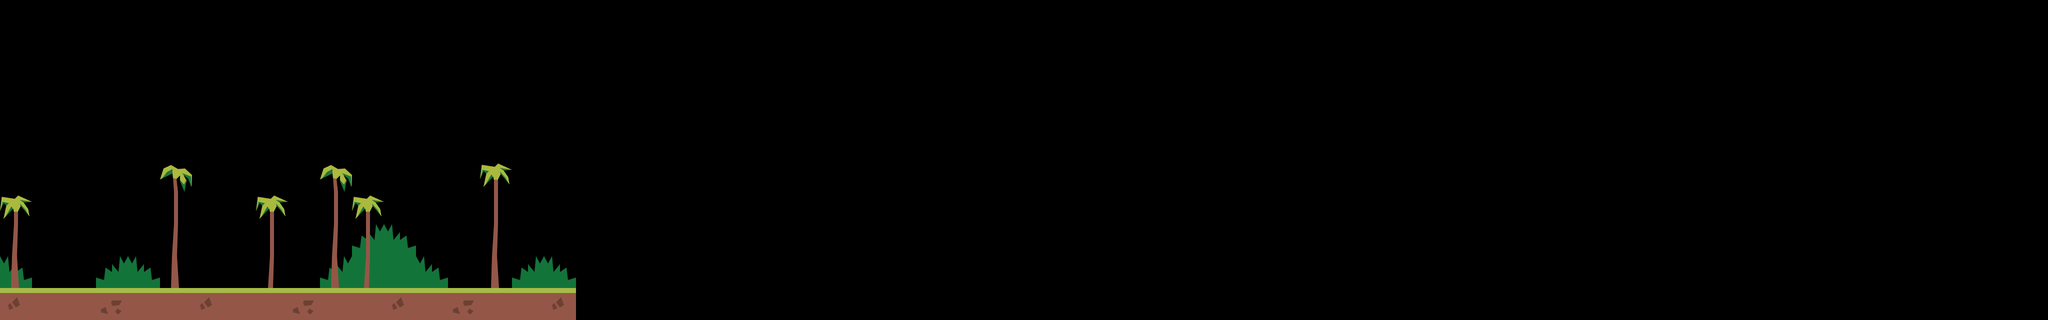

Tiled map render using the project's own tile images. Description and the map definition, with tile-layer contents summarised, below:
An orthogonal 64x10 tile map with 64x64 px tiles, 3 tile layers (Bushes, Trees, Ground).

<map version="1.0" orientation="orthogonal" renderorder="right-down" width="64" height="10" tilewidth="64" tileheight="64" nextobjectid="1">
 <tileset firstgid="1" name="Jungle" tilewidth="64" tileheight="64" spacing="2" margin="2" tilecount="21" columns="3">
  <image source="tilemap-hd.png" width="256" height="512" />
 </tileset>
 <layer name="Bushes" width="64" height="10">
  <data>[640 cells, 11 non-empty, 3 distinct tile ids]</data>
 </layer>
 <layer name="Trees" width="64" height="10">
  <data>[640 cells, 21 non-empty, 5 distinct tile ids]</data>
 </layer>
 <layer name="Ground" width="64" height="10">
  <data>[640 cells, 18 non-empty, 3 distinct tile ids]</data>
 </layer>
</map>
